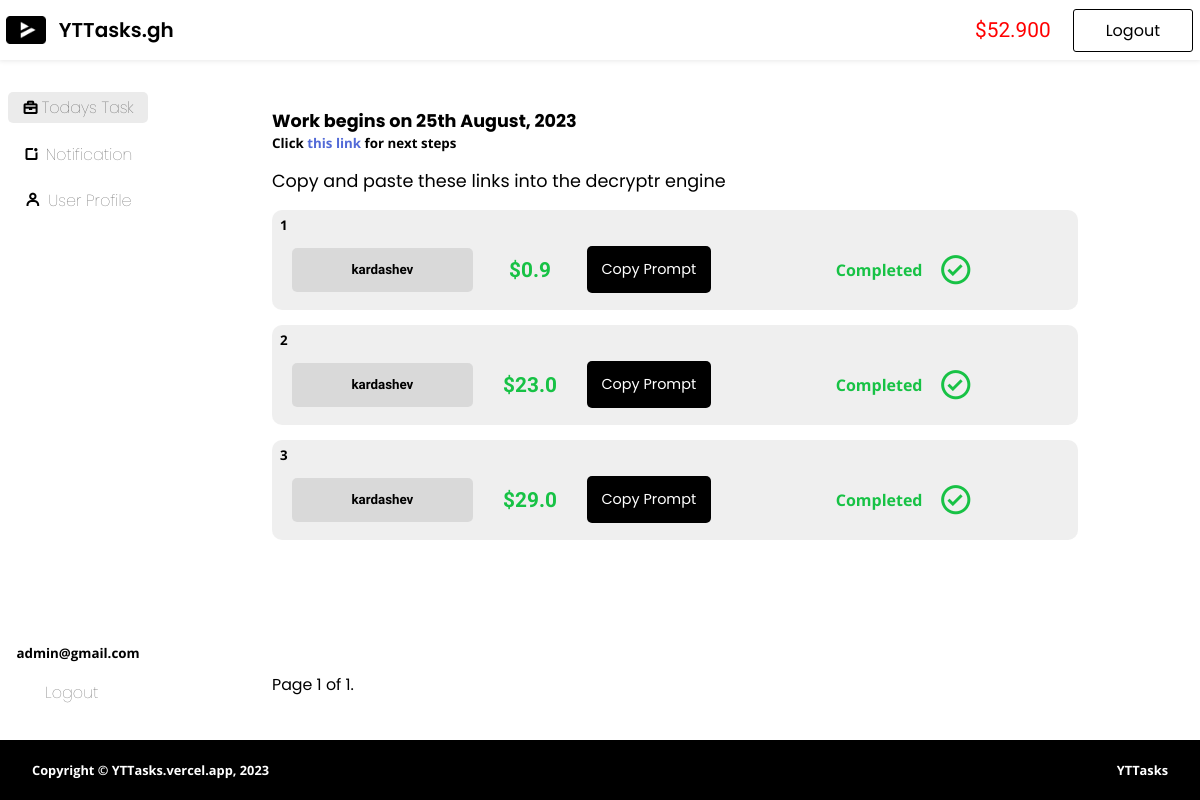
/dashboard/dashboard/ (signed in), run on the app's committed database.
### dashboard/models.py (models this page shows, shortened)
class YTTasker_payout(models.Model):
    tasker = models.ForeignKey(User, on_delete=models.CASCADE)
    payout = models.FloatField()

class Task(models.Model):
    title = models.CharField(max_length=500)
    description = models.TextField()
    prompt = models.CharField(max_length=500)
    point = models.FloatField()
    secret_code = models.CharField(max_length=50)

class YTTasker_task(models.Model):
    tasker = models.ForeignKey(User,  on_delete=models.CASCADE)
    task = models.ForeignKey(Task, on_delete=models.CASCADE)
    completed = models.BooleanField(default=False)

### accounts/models.py (models this page shows)
class User(AbstractBaseUser, PermissionsMixin):
    username = None
    email = models.EmailField('Email', unique=True)
    last_login = models.DateTimeField(verbose_name='last login', auto_now=True)
    is_active = models.BooleanField(default=True)  # Add the is_active field
    is_staff = models.BooleanField(default=False)
    USERNAME_FIELD = 'email'
    REQUIRED_FIELDS = []  # Add any required fields here (e.g., first_name, last_name)
    objects = UserManager()

### dashboard/views.py (the view)
# urls.py: path("dashboard/", include("dashboard.urls")),
def dashboard(request):
    yttasker_tasks = YTTasker_task.objects.select_related('task').filter(tasker=request.user)
    c_yttasker_tasks = YTTasker_task.objects.filter(tasker=request.user, completed=True)
    task_points = c_yttasker_tasks.values_list('task__point', flat=True)
    point_sum = sum(point for point in task_points if point is not None)
    if YTTasker_payout.objects.filter(tasker__email=request.user).exists():
        pass
    else:
        YTTasker_payout.objects.create(tasker=request.user, payout=point_sum)
    paginator = Paginator(tasks, 10)  # Show 10 tasks per page
    page_number = request.GET.get('page')
    page_obj = paginator.get_page(page_number)
    this_yttasker_payout = YTTasker_payout.objects.get(tasker__email=request.user).payout
    return render(request, "dashboard/dashboard.html", {
        "page_obj": page_obj,
        "yttasker_tasks": yttasker_tasks,
        "point_sum": this_yttasker_payout
    })

### dashboard/templates/dashboard/dashboard.html (shortened to what this page needs)
{% extends "dashboard/base.html" %}
{% load static %}
{% block custom-css %}
<link rel="stylesheet" href="{% static 'dashboard/dashboard.css' %}">
{% endblock custom-css %}
{% block payout %}
<div class="payout">
    <small><span>${{point_sum |floatformat:"3"}}</span></small>
</div>
{% endblock payout %}
{% block content %}
<div class="main">
    <div class="sidemenu">
        <li class="active"><a href="#"><i class="bx bx-briefcase"></i>Todays Task</a></li>
        <li><a href="{% url 'dashboard:notification' %}"><i class="bx bx-notification"></i>Notification</a></li>
        <li><a href="{% url 'dashboard:user_profile' %}"><i class="bx bx-user"></i>User Profile</a></li>
        <div class="extra-menu">
            <small><b>{{request.user.email}}</b></small>
            <li><a href="{% url 'accounts:logout_yttasker' %}">Logout</a></li>
        </div>
    </div>
    <div class="main-content">
        <div class="urgent_message">
            <span><b>Work begins on 25th August, 2023</b></span>
            <small>Click <a href="https://t.me/YTTaskers"> this link </a>for next steps</small>
        </div>
        <span>Copy and paste these links into the decryptr engine</span>
        <div class="card-container">
            {% for task in page_obj  %}
            <div class="card">
                <div class="card-num">
                    <small>{{forloop.counter}}</small>
                </div>
                <div class="card-content">
                    <div class="first">
                        <input type="text" value="{{task.prompt}}" id="prompt_{{forloop.counter}}" placeholder="{{task.prompt}}">
                        <div class="points">
                            <b>${{task.point}}</b>
                        </div>
                        <button href="{{task.link}}" class="btn prompt-btn" onclick="copyPrompt('prompt_{{forloop.counter}}'); return false;">Copy Prompt</button>
                    </div>
                    <div class="action">
                        {% for yttasker_task in yttasker_tasks %}
                            {% if yttasker_task.task.title == task.title %}
                                {% if yttasker_task.completed is True and yttasker_task.tasker == request.user %}
                                <div class="completed">
                                    <small>Completed</small>
                                    <i class="bx bx-check-circle"></i>
                                </div>
                                {% endif %}
                            {% endif %}
                        {% endfor %}
                    </div>
                </div>
            </div>
            {% endfor %}
        </div>
        <div class="pagination">
            <span class="step-links">
                <span class="current">
                    Page {{ page_obj.number }} of {{ page_obj.paginator.num_pages }}.
                </span>
            </span>
        </div>
    </div>
</div>
{% endblock content %}

### dashboard/templates/dashboard/base.html (shortened to what this page needs)
{% load static %}
<!DOCTYPE html>
<html lang="en">
<head>
    <link href='https://unpkg.com/boxicons@2.1.4/css/boxicons.min.css' rel='stylesheet'>
    <link rel="stylesheet" href="{% static 'dashboard/style.css' %}">
    <link rel="stylesheet" href="{% static 'dashboard/base.css' %}">
    {% block custom-css %}
    {% endblock custom-css %}
</head>
<body>
    <nav class="navbar">
        <div class="nav-logo">
            <img src=" {% static 'images/logo.png' %}" alt="">
            <span><a href="{% url 'dashboard:dashboard' %}">YTTasks.gh</a></span>
        </div>
        <div class="nav-action">
            {% block payout %}
            {% endblock payout %}
            <a href="{% url 'accounts:logout_yttasker' %}" class="btn">Logout</a>
        </div>
    </nav>
    {% block content %}
    {% endblock content %}
    <footer class="footer">
        <span>Copyright &copy YTTasks.vercel.app, 2023</span>
        <small>YTTasks</small>
    </footer>
</body>
</html>

### dashboard/static/dashboard/style.css (style rules this page uses)
body { width: 100%; height: 100vh; box-sizing: border-box; padding: 0; margin: 0; }
.navbar { width: 100%; display: flex; box-shadow: 0px 0px 5px 1px rgba(0, 0, 0, 0.096); box-sizing: border-box; height: 60px; background-color: white; align-items: center; justify-content: space-between; }
.navbar .nav-logo { width: 15%; display: flex; align-items: center; justify-content: space-around; box-sizing: border-box; height: 100%; font-family: "Poppins"; cursor: pointer; }
.navbar .nav-logo img { width: 2.5rem; }
.navbar .nav-logo span { font-weight: 600; font-size: 1.25em; }
.navbar .nav-logo span a { text-decoration: none; color: black; }
.navbar .nav-action { width: 20%; display: flex; height: 100%; box-sizing: border-box; align-items: center; justify-content: space-around; }
.navbar .nav-action .btn { padding: 0.5rem 2rem; background: transparent; text-decoration: none; color: black; font-weight: normal; border: 1px solid black; transition: 0.4s ease-out; border-radius: 3px; font-family: "Poppins"; }
.payout { padding: 1rem .5rem; font-size: 1rem; font-family: "Ubuntu"; }
.payout span { color: red; font-size: 1.3rem; }
.footer { display: flex; height: 60px; width: 100%; background-color: black; box-sizing: border-box; color: white; align-items: center; padding: 0 2rem; justify-content: space-between; font-family: "Open Sans"; }
.footer span { font-size: 0.8em; font-weight: bold; }
.footer small { font-size: 0.8em; font-weight: bold; }

### dashboard/static/dashboard/base.css (style rules this page uses)
.sidemenu { width: 13%; height: 100%; display: flex; flex-direction: column; align-items: center; gap: 15px; padding: 2rem 0; box-sizing: border-box; }
.sidemenu li { list-style: none; display: flex; width: 90%; padding: 0.2rem 0.8rem; align-items: center; box-sizing: border-box; }
.sidemenu li.active { background: rgba(211, 211, 211, 0.4588235294); border-radius: 5px; }
.sidemenu li a { width: 100%; display: flex; align-items: center; justify-content: space-around; text-decoration: none; color: rgba(0, 0, 0, 0.692); font-family: "Poppins"; font-weight: lighter; }
.sidemenu li a i.bx { color: black; font-weight: bold; }
.sidemenu .extra-menu { display: flex; flex-direction: column; height: 100%; justify-content: flex-end; font-family: "Open Sans"; box-sizing: border-box; gap: 15px; }

### data on the page
YTTasker_payout: payout "52.900"
User: user.email "admin@gmail.com"
Task: prompt "kardashev", point "0.9"
YTTasker_task: completed "Completed"
Task: prompt "kardashev", point "23.0"
YTTasker_task: completed "Completed"
Task: prompt "kardashev", point "29.0"
YTTasker_task: completed "Completed"

### other printed values
{{ page_obj.number }} "1"
{{ page_obj.paginator.num_pages }} "1"
